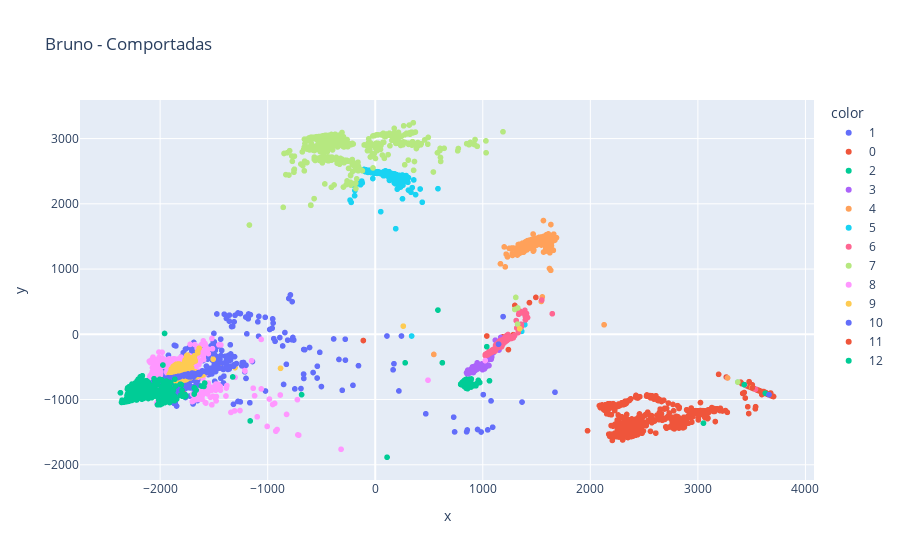
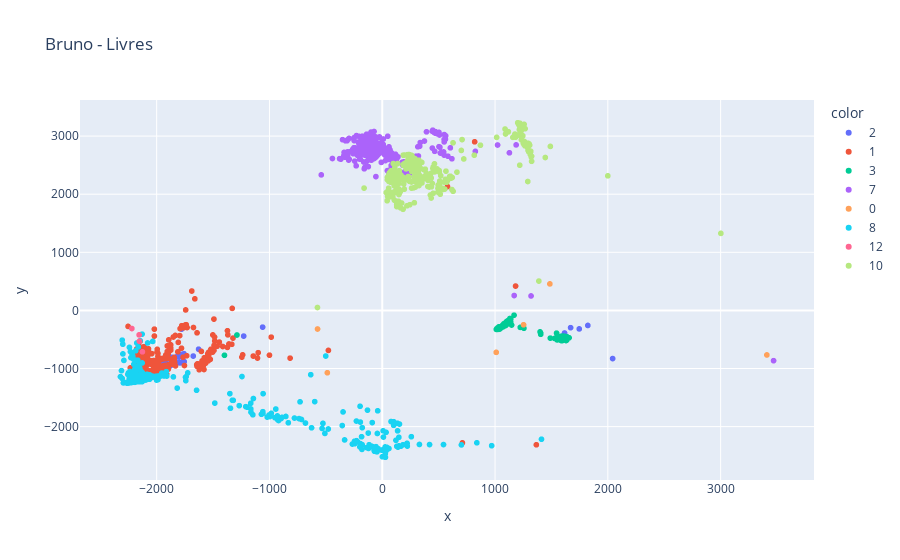

The notebook cell saved with these charts, in order:
### Code cell
# Bruno
pca = PCA(n_components=2)
bru_cp_pca = pca.fit_transform(X_bru_cp)
bru_li_pca = pca.transform(X_bru_li)

fig = px.scatter(x=bru_cp_pca[:,0], y=bru_cp_pca[:,1], color=Y_bru_cp, title='Bruno - Comportadas')
fig.show()
fig = px.scatter(x=bru_li_pca[:,0], y=bru_li_pca[:,1], color=Y_bru_li, title='Bruno - Livres')
fig.show()

### Figure 1 — Plotly figure (JSON) as saved in the notebook; plotly's stock layout.template omitted (floating-point values rounded to 4 significant figures; data arrays with more than 128 entries replaced by an {"elided": "..."} marker saying what was removed)
{"data": [{"hovertemplate": "color=1<br>x=%{x}<br>y=%{y}<extra></extra>", "legendgroup": "1", "marker": {"color": "#636efa", "symbol": "circle"}, "mode": "markers", "name": "1", "showlegend": true, "type": "scattergl", "x": {"elided": "611 float values"}, "xaxis": "x", "y": {"elided": "611 float values"}, "yaxis": "y"}, {"hovertemplate": "color=0<br>x=%{x}<br>y=%{y}<extra></extra>", "legendgroup": "0", "marker": {"color": "#EF553B", "symbol": "circle"}, "mode": "markers", "name": "0", "showlegend": true, "type": "scattergl", "x": {"elided": "713 float values"}, "xaxis": "x", "y": {"elided": "713 float values"}, "yaxis": "y"}, {"hovertemplate": "color=2<br>x=%{x}<br>y=%{y}<extra></extra>", "legendgroup": "2", "marker": {"color": "#00cc96", "symbol": "circle"}, "mode": "markers", "name": "2", "showlegend": true, "type": "scattergl", "x": {"elided": "633 float values"}, "xaxis": "x", "y": {"elided": "633 float values"}, "yaxis": "y"}, {"hovertemplate": "color=3<br>x=%{x}<br>y=%{y}<extra></extra>", "legendgroup": "3", "marker": {"color": "#ab63fa", "symbol": "circle"}, "mode": "markers", "name": "3", "showlegend": true, "type": "scattergl", "x": {"elided": "669 float values"}, "xaxis": "x", "y": {"elided": "669 float values"}, "yaxis": "y"}, {"hovertemplate": "color=4<br>x=%{x}<br>y=%{y}<extra></extra>", "legendgroup": "4", "marker": {"color": "#FFA15A", "symbol": "circle"}, "mode": "markers", "name": "4", "showlegend": true, "type": "scattergl", "x": {"elided": "646 float values"}, "xaxis": "x", "y": {"elided": "646 float values"}, "yaxis": "y"}, {"hovertemplate": "color=5<br>x=%{x}<br>y=%{y}<extra></extra>", "legendgroup": "5", "marker": {"color": "#19d3f3", "symbol": "circle"}, "mode": "markers", "name": "5", "showlegend": true, "type": "scattergl", "x": {"elided": "686 float values"}, "xaxis": "x", "y": {"elided": "686 float values"}, "yaxis": "y"}, {"hovertemplate": "color=6<br>x=%{x}<br>y=%{y}<extra></extra>", "legendgroup": "6", "marker": {"color": "#FF6692", "symbol": "circle"}, "mode": "markers", "name": "6", "showlegend": true, "type": "scattergl", "x": {"elided": "621 float values"}, "xaxis": "x", "y": {"elided": "621 float values"}, "yaxis": "y"}, {"hovertemplate": "color=7<br>x=%{x}<br>y=%{y}<extra></extra>", "legendgroup": "7", "marker": {"color": "#B6E880", "symbol": "circle"}, "mode": "markers", "name": "7", "showlegend": true, "type": "scattergl", "x": {"elided": "768 float values"}, "xaxis": "x", "y": {"elided": "768 float values"}, "yaxis": "y"}, {"hovertemplate": "color=8<br>x=%{x}<br>y=%{y}<extra></extra>", "legendgroup": "8", "marker": {"color": "#FF97FF", "symbol": "circle"}, "mode": "markers", "name": "8", "showlegend": true, "type": "scattergl", "x": {"elided": "796 float values"}, "xaxis": "x", "y": {"elided": "796 float values"}, "yaxis": "y"}, {"hovertemplate": "color=9<br>x=%{x}<br>y=%{y}<extra></extra>", "legendgroup": "9", "marker": {"color": "#FECB52", "symbol": "circle"}, "mode": "markers", "name": "9", "showlegend": true, "type": "scattergl", "x": {"elided": "623 float values"}, "xaxis": "x", "y": {"elided": "623 float values"}, "yaxis": "y"}, {"hovertemplate": "color=10<br>x=%{x}<br>y=%{y}<extra></extra>", "legendgroup": "10", "marker": {"color": "#636efa", "symbol": "circle"}, "mode": "markers", "name": "10", "showlegend": true, "type": "scattergl", "x": {"elided": "887 float values"}, "xaxis": "x", "y": {"elided": "887 float values"}, "yaxis": "y"}, {"hovertemplate": "color=11<br>x=%{x}<br>y=%{y}<extra></extra>", "legendgroup": "11", "marker": {"color": "#EF553B", "symbol": "circle"}, "mode": "markers", "name": "11", "showlegend": true, "type": "scattergl", "x": {"elided": "602 float values"}, "xaxis": "x", "y": {"elided": "602 float values"}, "yaxis": "y"}, {"hovertemplate": "color=12<br>x=%{x}<br>y=%{y}<extra></extra>", "legendgroup": "12", "marker": {"color": "#00cc96", "symbol": "circle"}, "mode": "markers", "name": "12", "showlegend": true, "type": "scattergl", "x": {"elided": "634 float values"}, "xaxis": "x", "y": {"elided": "634 float values"}, "yaxis": "y"}], "layout": {"legend": {"title": {"text": "color"}, "tracegroupgap": 0}, "title": {"text": "Bruno - Comportadas"}, "xaxis": {"anchor": "y", "domain": [0, 1], "title": {"text": "x"}}, "yaxis": {"anchor": "x", "domain": [0, 1], "title": {"text": "y"}}}}

### Figure 2 — Plotly figure (JSON) as saved in the notebook; plotly's stock layout.template omitted (floating-point values rounded to 4 significant figures; data arrays with more than 128 entries replaced by an {"elided": "..."} marker saying what was removed)
{"data": [{"hovertemplate": "color=2<br>x=%{x}<br>y=%{y}<extra></extra>", "legendgroup": "2", "marker": {"color": "#636efa", "symbol": "circle"}, "mode": "markers", "name": "2", "showlegend": true, "type": "scattergl", "x": {"elided": "374 float values"}, "xaxis": "x", "y": {"elided": "374 float values"}, "yaxis": "y"}, {"hovertemplate": "color=1<br>x=%{x}<br>y=%{y}<extra></extra>", "legendgroup": "1", "marker": {"color": "#EF553B", "symbol": "circle"}, "mode": "markers", "name": "1", "showlegend": true, "type": "scattergl", "x": {"elided": "692 float values"}, "xaxis": "x", "y": {"elided": "692 float values"}, "yaxis": "y"}, {"hovertemplate": "color=3<br>x=%{x}<br>y=%{y}<extra></extra>", "legendgroup": "3", "marker": {"color": "#00cc96", "symbol": "circle"}, "mode": "markers", "name": "3", "showlegend": true, "type": "scattergl", "x": {"elided": "370 float values"}, "xaxis": "x", "y": {"elided": "370 float values"}, "yaxis": "y"}, {"hovertemplate": "color=7<br>x=%{x}<br>y=%{y}<extra></extra>", "legendgroup": "7", "marker": {"color": "#ab63fa", "symbol": "circle"}, "mode": "markers", "name": "7", "showlegend": true, "type": "scattergl", "x": {"elided": "452 float values"}, "xaxis": "x", "y": {"elided": "452 float values"}, "yaxis": "y"}, {"hovertemplate": "color=0<br>x=%{x}<br>y=%{y}<extra></extra>", "legendgroup": "0", "marker": {"color": "#FFA15A", "symbol": "circle"}, "mode": "markers", "name": "0", "showlegend": true, "type": "scattergl", "x": [-486.7, 1253.0, 3410.0, 1486.0, -573.8, 1010.0], "xaxis": "x", "y": [-1073.0, -247.7, -766.9, 455.9, -320.3, -721.8], "yaxis": "y"}, {"hovertemplate": "color=8<br>x=%{x}<br>y=%{y}<extra></extra>", "legendgroup": "8", "marker": {"color": "#19d3f3", "symbol": "circle"}, "mode": "markers", "name": "8", "showlegend": true, "type": "scattergl", "x": {"elided": "498 float values"}, "xaxis": "x", "y": {"elided": "498 float values"}, "yaxis": "y"}, {"hovertemplate": "color=12<br>x=%{x}<br>y=%{y}<extra></extra>", "legendgroup": "12", "marker": {"color": "#FF6692", "symbol": "circle"}, "mode": "markers", "name": "12", "showlegend": true, "type": "scattergl", "x": [-2155.0, -2220.0, -2126.0, -2153.0], "xaxis": "x", "y": [-421.1, -312.0, -712.7, -530.7], "yaxis": "y"}, {"hovertemplate": "color=10<br>x=%{x}<br>y=%{y}<extra></extra>", "legendgroup": "10", "marker": {"color": "#B6E880", "symbol": "circle"}, "mode": "markers", "name": "10", "showlegend": true, "type": "scattergl", "x": {"elided": "346 float values"}, "xaxis": "x", "y": {"elided": "346 float values"}, "yaxis": "y"}], "layout": {"legend": {"title": {"text": "color"}, "tracegroupgap": 0}, "title": {"text": "Bruno - Livres"}, "xaxis": {"anchor": "y", "domain": [0, 1], "title": {"text": "x"}}, "yaxis": {"anchor": "x", "domain": [0, 1], "title": {"text": "y"}}}}
